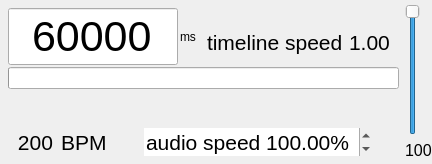
<?xml version="1.0" encoding="UTF-8"?>
<ui version="4.0">
 <class>TimeController</class>
 <widget class="QWidget" name="TimeController">
  <property name="geometry">
   <rect>
    <x>0</x>
    <y>0</y>
    <width>366</width>
    <height>144</height>
   </rect>
  </property>
  <property name="windowTitle">
   <string notr="true"/>
  </property>
  <layout class="QHBoxLayout" name="horizontalLayout_6">
   <property name="spacing">
    <number>6</number>
   </property>
   <property name="leftMargin">
    <number>4</number>
   </property>
   <property name="topMargin">
    <number>4</number>
   </property>
   <property name="rightMargin">
    <number>0</number>
   </property>
   <property name="bottomMargin">
    <number>0</number>
   </property>
   <item>
    <widget class="QWidget" name="widget" native="true">
     <layout class="QVBoxLayout" name="verticalLayout_2">
      <property name="spacing">
       <number>2</number>
      </property>
      <property name="leftMargin">
       <number>4</number>
      </property>
      <property name="topMargin">
       <number>4</number>
      </property>
      <property name="rightMargin">
       <number>0</number>
      </property>
      <property name="bottomMargin">
       <number>0</number>
      </property>
      <item>
       <widget class="QWidget" name="infocontainer" native="true">
        <layout class="QHBoxLayout" name="horizontalLayout_3">
         <property name="spacing">
          <number>0</number>
         </property>
         <property name="leftMargin">
          <number>0</number>
         </property>
         <property name="topMargin">
          <number>0</number>
         </property>
         <property name="rightMargin">
          <number>0</number>
         </property>
         <property name="bottomMargin">
          <number>0</number>
         </property>
         <item>
          <widget class="QLineEdit" name="lineEdit">
           <property name="font">
            <font>
             <pointsize>32</pointsize>
            </font>
           </property>
           <property name="text">
            <string notr="true">60000</string>
           </property>
           <property name="alignment">
            <set>Qt::AlignmentFlag::AlignCenter</set>
           </property>
          </widget>
         </item>
         <item>
          <widget class="QWidget" name="unitwidget" native="true">
           <layout class="QVBoxLayout" name="verticalLayout_3" stretch="1,1,1">
            <property name="spacing">
             <number>0</number>
            </property>
            <property name="leftMargin">
             <number>0</number>
            </property>
            <property name="topMargin">
             <number>0</number>
            </property>
            <property name="rightMargin">
             <number>0</number>
            </property>
            <property name="bottomMargin">
             <number>0</number>
            </property>
            <item>
             <spacer name="verticalSpacer">
              <property name="orientation">
               <enum>Qt::Orientation::Vertical</enum>
              </property>
              <property name="sizeHint" stdset="0">
               <size>
                <width>20</width>
                <height>54</height>
               </size>
              </property>
             </spacer>
            </item>
            <item>
             <widget class="QLabel" name="unit">
              <property name="text">
               <string notr="true">ms</string>
              </property>
              <property name="alignment">
               <set>Qt::AlignmentFlag::AlignCenter</set>
              </property>
             </widget>
            </item>
            <item>
             <spacer name="verticalSpacer_3">
              <property name="orientation">
               <enum>Qt::Orientation::Vertical</enum>
              </property>
              <property name="sizeHint" stdset="0">
               <size>
                <width>20</width>
                <height>40</height>
               </size>
              </property>
             </spacer>
            </item>
           </layout>
          </widget>
         </item>
         <item>
          <widget class="QWidget" name="infomationwidget" native="true">
           <layout class="QVBoxLayout" name="verticalLayout" stretch="0,1">
            <property name="spacing">
             <number>0</number>
            </property>
            <property name="leftMargin">
             <number>0</number>
            </property>
            <property name="topMargin">
             <number>0</number>
            </property>
            <property name="rightMargin">
             <number>0</number>
            </property>
            <property name="bottomMargin">
             <number>0</number>
            </property>
            <item>
             <spacer name="verticalSpacer_2">
              <property name="orientation">
               <enum>Qt::Orientation::Vertical</enum>
              </property>
              <property name="sizeHint" stdset="0">
               <size>
                <width>20</width>
                <height>11</height>
               </size>
              </property>
             </spacer>
            </item>
            <item>
             <widget class="QWidget" name="timelinespeedwidget" native="true">
              <layout class="QHBoxLayout" name="horizontalLayout_2">
               <item>
                <spacer name="horizontalSpacer_4">
                 <property name="orientation">
                  <enum>Qt::Orientation::Horizontal</enum>
                 </property>
                 <property name="sizeHint" stdset="0">
                  <size>
                   <width>40</width>
                   <height>20</height>
                  </size>
                 </property>
                </spacer>
               </item>
               <item>
                <widget class="QLabel" name="timelinespeedprefix">
                 <property name="font">
                  <font>
                   <pointsize>16</pointsize>
                  </font>
                 </property>
                 <property name="text">
                  <string>timeline speed</string>
                 </property>
                 <property name="textFormat">
                  <enum>Qt::TextFormat::AutoText</enum>
                 </property>
                </widget>
               </item>
               <item>
                <widget class="QLabel" name="timelinespeedvalue">
                 <property name="font">
                  <font>
                   <pointsize>16</pointsize>
                  </font>
                 </property>
                 <property name="text">
                  <string notr="true">1.00</string>
                 </property>
                </widget>
               </item>
              </layout>
             </widget>
            </item>
           </layout>
          </widget>
         </item>
        </layout>
       </widget>
      </item>
      <item>
       <widget class="QProgressBar" name="playprogress">
        <property name="maximum">
         <number>10000</number>
        </property>
        <property name="value">
         <number>0</number>
        </property>
        <property name="textVisible">
         <bool>false</bool>
        </property>
        <property name="format">
         <string/>
        </property>
       </widget>
      </item>
      <item>
       <widget class="QWidget" name="playeasycontroll" native="true">
        <layout class="QHBoxLayout" name="horizontalLayout_4">
         <property name="spacing">
          <number>16</number>
         </property>
         <property name="leftMargin">
          <number>0</number>
         </property>
         <property name="topMargin">
          <number>0</number>
         </property>
         <property name="rightMargin">
          <number>0</number>
         </property>
         <property name="bottomMargin">
          <number>0</number>
         </property>
         <item>
          <spacer name="horizontalSpacer_2">
           <property name="orientation">
            <enum>Qt::Orientation::Horizontal</enum>
           </property>
           <property name="sizeHint" stdset="0">
            <size>
             <width>40</width>
             <height>20</height>
            </size>
           </property>
          </spacer>
         </item>
         <item>
          <widget class="QPushButton" name="fastbackward">
           <property name="minimumSize">
            <size>
             <width>28</width>
             <height>28</height>
            </size>
           </property>
           <property name="maximumSize">
            <size>
             <width>28</width>
             <height>28</height>
            </size>
           </property>
           <property name="text">
            <string/>
           </property>
           <property name="icon">
            <iconset resource="../resources/glsrcs.qrc">
             <normaloff>:/icons/backward.svg</normaloff>:/icons/backward.svg</iconset>
           </property>
           <property name="iconSize">
            <size>
             <width>16</width>
             <height>16</height>
            </size>
           </property>
           <property name="flat">
            <bool>true</bool>
           </property>
          </widget>
         </item>
         <item>
          <widget class="QPushButton" name="pausebutton">
           <property name="minimumSize">
            <size>
             <width>28</width>
             <height>28</height>
            </size>
           </property>
           <property name="maximumSize">
            <size>
             <width>28</width>
             <height>28</height>
            </size>
           </property>
           <property name="text">
            <string/>
           </property>
           <property name="icon">
            <iconset resource="../resources/glsrcs.qrc">
             <normaloff>:/icons/play.svg</normaloff>:/icons/play.svg</iconset>
           </property>
           <property name="iconSize">
            <size>
             <width>16</width>
             <height>16</height>
            </size>
           </property>
           <property name="flat">
            <bool>true</bool>
           </property>
          </widget>
         </item>
         <item>
          <widget class="QPushButton" name="fastforward">
           <property name="minimumSize">
            <size>
             <width>28</width>
             <height>28</height>
            </size>
           </property>
           <property name="maximumSize">
            <size>
             <width>28</width>
             <height>28</height>
            </size>
           </property>
           <property name="text">
            <string/>
           </property>
           <property name="icon">
            <iconset resource="../resources/glsrcs.qrc">
             <normaloff>:/icons/forward.svg</normaloff>:/icons/forward.svg</iconset>
           </property>
           <property name="iconSize">
            <size>
             <width>16</width>
             <height>16</height>
            </size>
           </property>
           <property name="flat">
            <bool>true</bool>
           </property>
          </widget>
         </item>
         <item>
          <spacer name="horizontalSpacer_3">
           <property name="orientation">
            <enum>Qt::Orientation::Horizontal</enum>
           </property>
           <property name="sizeHint" stdset="0">
            <size>
             <width>40</width>
             <height>20</height>
            </size>
           </property>
          </spacer>
         </item>
        </layout>
       </widget>
      </item>
      <item>
       <widget class="QWidget" name="speedaltcontroller" native="true">
        <layout class="QHBoxLayout" name="horizontalLayout_5">
         <property name="spacing">
          <number>0</number>
         </property>
         <property name="leftMargin">
          <number>0</number>
         </property>
         <property name="topMargin">
          <number>0</number>
         </property>
         <property name="rightMargin">
          <number>0</number>
         </property>
         <property name="bottomMargin">
          <number>0</number>
         </property>
         <item>
          <widget class="QWidget" name="bpmwidget" native="true">
           <layout class="QHBoxLayout" name="horizontalLayout">
            <property name="spacing">
             <number>8</number>
            </property>
            <item>
             <widget class="QLabel" name="bpmvalue">
              <property name="font">
               <font>
                <pointsize>16</pointsize>
               </font>
              </property>
              <property name="text">
               <string notr="true">200</string>
              </property>
              <property name="alignment">
               <set>Qt::AlignmentFlag::AlignRight|Qt::AlignmentFlag::AlignTrailing|Qt::AlignmentFlag::AlignVCenter</set>
              </property>
             </widget>
            </item>
            <item>
             <widget class="QLabel" name="bpmsuffix">
              <property name="font">
               <font>
                <pointsize>16</pointsize>
               </font>
              </property>
              <property name="text">
               <string notr="true">BPM</string>
              </property>
             </widget>
            </item>
           </layout>
          </widget>
         </item>
         <item>
          <spacer name="horizontalSpacer">
           <property name="orientation">
            <enum>Qt::Orientation::Horizontal</enum>
           </property>
           <property name="sizeHint" stdset="0">
            <size>
             <width>40</width>
             <height>20</height>
            </size>
           </property>
          </spacer>
         </item>
         <item>
          <widget class="QPushButton" name="enablepitchaltbutton">
           <property name="minimumSize">
            <size>
             <width>28</width>
             <height>28</height>
            </size>
           </property>
           <property name="maximumSize">
            <size>
             <width>28</width>
             <height>28</height>
            </size>
           </property>
           <property name="text">
            <string/>
           </property>
           <property name="icon">
            <iconset resource="../resources/glsrcs.qrc">
             <normaloff>:/icons/pitch-alt.svg</normaloff>:/icons/pitch-alt.svg</iconset>
           </property>
           <property name="iconSize">
            <size>
             <width>16</width>
             <height>16</height>
            </size>
           </property>
           <property name="checkable">
            <bool>true</bool>
           </property>
           <property name="flat">
            <bool>true</bool>
           </property>
          </widget>
         </item>
         <item>
          <widget class="QDoubleSpinBox" name="doubleSpinBox">
           <property name="font">
            <font>
             <pointsize>16</pointsize>
            </font>
           </property>
           <property name="frame">
            <bool>false</bool>
           </property>
           <property name="prefix">
            <string>audio speed </string>
           </property>
           <property name="suffix">
            <string notr="true">%</string>
           </property>
           <property name="minimum">
            <double>25.000000000000000</double>
           </property>
           <property name="maximum">
            <double>200.000000000000000</double>
           </property>
           <property name="singleStep">
            <double>25.000000000000000</double>
           </property>
           <property name="value">
            <double>100.000000000000000</double>
           </property>
          </widget>
         </item>
         <item>
          <widget class="QPushButton" name="resetspeedbutton">
           <property name="minimumSize">
            <size>
             <width>28</width>
             <height>28</height>
            </size>
           </property>
           <property name="maximumSize">
            <size>
             <width>28</width>
             <height>28</height>
            </size>
           </property>
           <property name="text">
            <string/>
           </property>
           <property name="icon">
            <iconset resource="../resources/glsrcs.qrc">
             <normaloff>:/icons/bolt.svg</normaloff>
             <normalon>:/icons/undo-alt.svg</normalon>
             <activeon>:/icons/undo-alt.svg</activeon>:/icons/bolt.svg</iconset>
           </property>
           <property name="iconSize">
            <size>
             <width>16</width>
             <height>16</height>
            </size>
           </property>
           <property name="flat">
            <bool>true</bool>
           </property>
          </widget>
         </item>
        </layout>
       </widget>
      </item>
     </layout>
    </widget>
   </item>
   <item>
    <widget class="QWidget" name="volumewidget" native="true">
     <layout class="QVBoxLayout" name="verticalLayout_4">
      <property name="leftMargin">
       <number>0</number>
      </property>
      <property name="topMargin">
       <number>0</number>
      </property>
      <property name="rightMargin">
       <number>0</number>
      </property>
      <property name="bottomMargin">
       <number>4</number>
      </property>
      <item>
       <widget class="QSlider" name="volumeslider">
        <property name="maximum">
         <number>100</number>
        </property>
        <property name="singleStep">
         <number>5</number>
        </property>
        <property name="pageStep">
         <number>25</number>
        </property>
        <property name="value">
         <number>100</number>
        </property>
        <property name="orientation">
         <enum>Qt::Orientation::Vertical</enum>
        </property>
       </widget>
      </item>
      <item>
       <widget class="QLabel" name="label">
        <property name="font">
         <font>
          <pointsize>12</pointsize>
         </font>
        </property>
        <property name="text">
         <string notr="true">100</string>
        </property>
       </widget>
      </item>
     </layout>
    </widget>
   </item>
  </layout>
 </widget>
 <resources>
  <include location="../resources/glsrcs.qrc"/>
 </resources>
 <connections/>
</ui>
